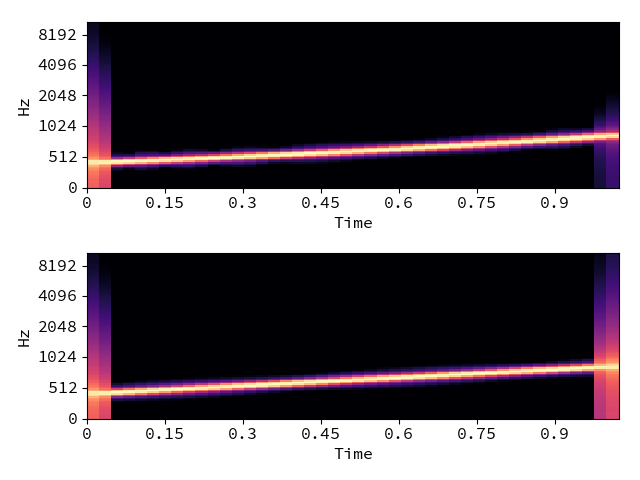

Write Python code to recreate this figure.
# Generate a exponential chirp from A4 to A5
exponential_chirp = librosa.chirp(440, 880, duration=1)

# Or generate the same signal using `length`
exponential_chirp = librosa.chirp(440, 880, sr=22050, length=22050)

# Or generate a linear chirp instead
linear_chirp = librosa.chirp(440, 880, duration=1, linear=True)

# Display spectrogram for both exponential and linear chirps

import matplotlib.pyplot as plt
plt.figure()
S_exponential = librosa.feature.melspectrogram(y=exponential_chirp)
ax = plt.subplot(2,1,1)
librosa.display.specshow(librosa.power_to_db(S_exponential, ref=np.max),
                         x_axis='time', y_axis='mel')
plt.subplot(2,1,2, sharex=ax)
S_linear = librosa.feature.melspectrogram(y=linear_chirp)
librosa.display.specshow(librosa.power_to_db(S_linear, ref=np.max),
                         x_axis='time', y_axis='mel')
plt.tight_layout()
